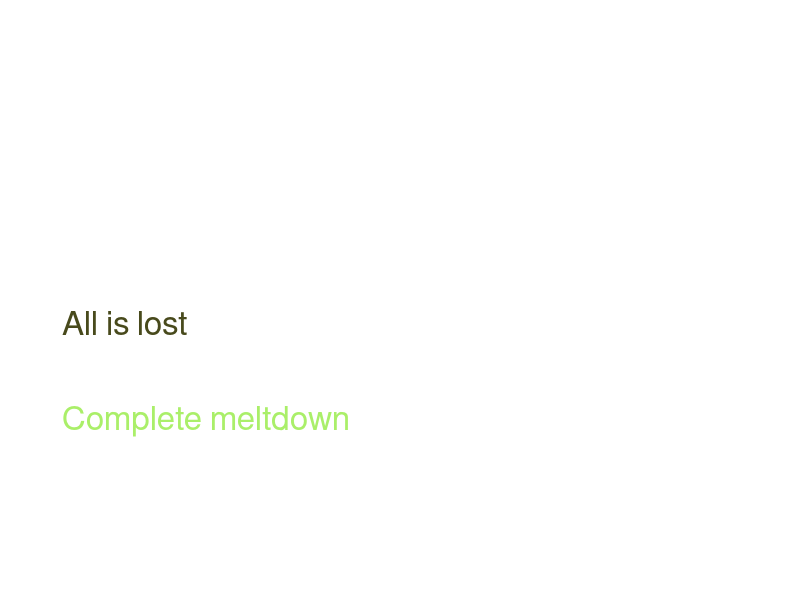

The MATLAB source for this figure:
function MeltDown()

% Kori-ULB
% No Comment

    figure;
    for i=1:20
        k=rand-0.5;
        hold on; clf;
        text(1+5*k,6+5*k,'All is lost','FontSize',24,'color',rand(1,3));
        text(1+5*k,4+5*k,'Complete meltdown','FontSize',24,'color',rand(1,3));
        axis([0 10 0 10]);
        axis off;
        hold off;
        pause(1);
    end
    
end


